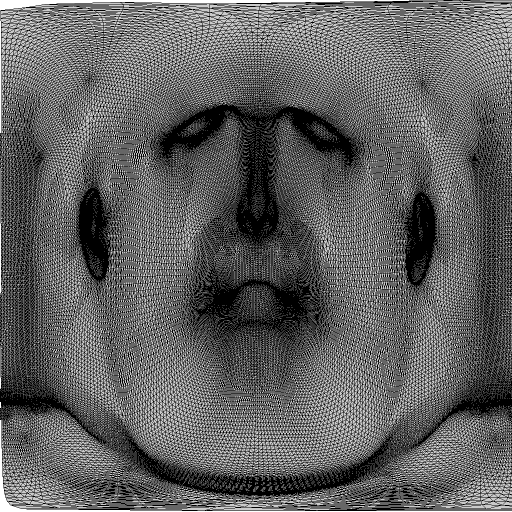
#> input picture blender files/head_fixed.png, 1024 x 1024 px (shown at 1/2 size)
$ python match_uv.py
#> lines starting #> are read from the running program, lines starting #| are printed output that depends on the picture
import sys
import numpy as np
from PIL import Image

def match_to_uv(uv_path, face_path, output_path):
#> called with uv_path = 'head_fixed.png', face_path = 'face.png', output_path = 'face_matched.png'
    uv_img  = Image.open(uv_path).convert('L')   # greyscale
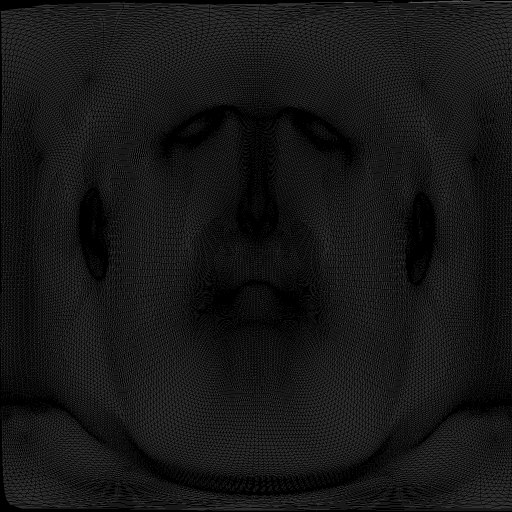
#> uv_img: PIL image 1024x1024 L (shown at 1/2 size); min 0, max 84, mean 22.3
    face_img = Image.open(face_path).convert('RGBA')
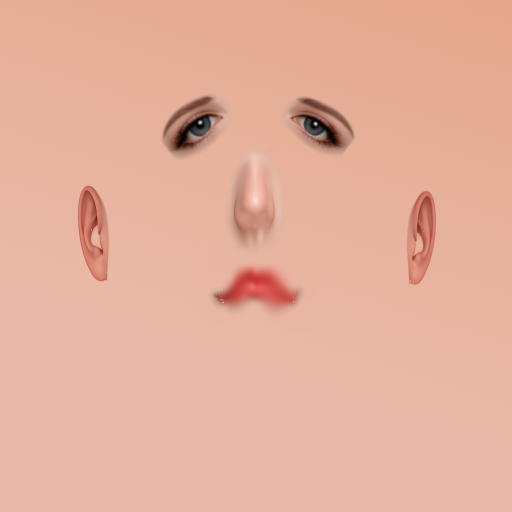
#> input picture blender files/face.png, 1024 x 1024 px (shown at 1/2 size)
#> face_img is the input picture: PIL image 1024x1024 RGBA; mean R, G, B, A 228.8, 176.7, 156.7, 255

    uw, uh = uv_img.size
#> uw = 1024; uh = 1024
    print(f"UV layout: {uw}x{uh}")
#| UV layout: 1024x1024

    uv_arr = np.array(uv_img)

    # Find bounding box of the dark head shape in UV
    mask = uv_arr < 128  # dark pixels = mesh
#> mask: shape (1024, 1024) bool; every value is 1
    rows = np.any(mask, axis=1)
    cols = np.any(mask, axis=0)
    rmin, rmax = np.where(rows)[0][[0, -1]]
#> rmin = 0; rmax = 1023
    cmin, cmax = np.where(cols)[0][[0, -1]]
#> cmin = 0; cmax = 1023

    head_w = cmax - cmin
#> head_w = 1023
    head_h = rmax - rmin
#> head_h = 1023
    print(f"Head bounding box: x={cmin}-{cmax}, y={rmin}-{rmax} ({head_w}x{head_h})")
#| Head bounding box: x=0-1023, y=0-1023 (1023x1023)

    # Resize face to fit the head bounding box
    face_resized = face_img.resize((head_w, head_h), Image.LANCZOS)

    # Create transparent canvas same size as UV
    canvas = Image.new('RGBA', (uw, uh), (0, 0, 0, 0))
#> canvas: PIL image 1024x1024 RGBA; every value is 0

    # Paste face into the head bounding box position
    canvas.paste(face_resized, (cmin, rmin))

    # Fill areas outside head shape with average skin color
    face_arr = np.array(face_resized)
    # Sample skin from center strip of face
    center = face_arr[head_h//3:2*head_h//3, head_w//4:3*head_w//4]
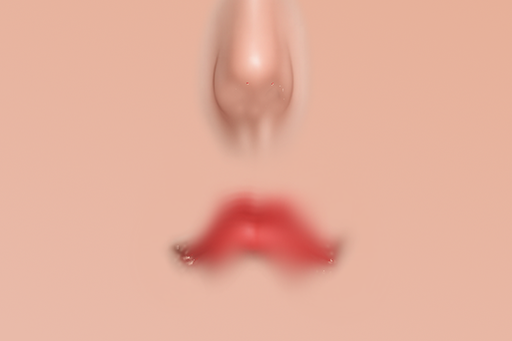
#> center: shape (341, 512, 4); mean R, G, B, A 228.6, 174.5, 155.4, 255
    avg_skin = center.reshape(-1,4).mean(axis=0).astype(np.uint8)
#> avg_skin = [228, 174, 155, 255]
    print(f"Avg skin color: R={avg_skin[0]} G={avg_skin[1]} B={avg_skin[2]}")
#| Avg skin color: R=228 G=174 B=155

    # Create full canvas filled with skin color
    skin_canvas = Image.new('RGBA', (uw, uh), (int(avg_skin[0]), int(avg_skin[1]), int(avg_skin[2]), 255))
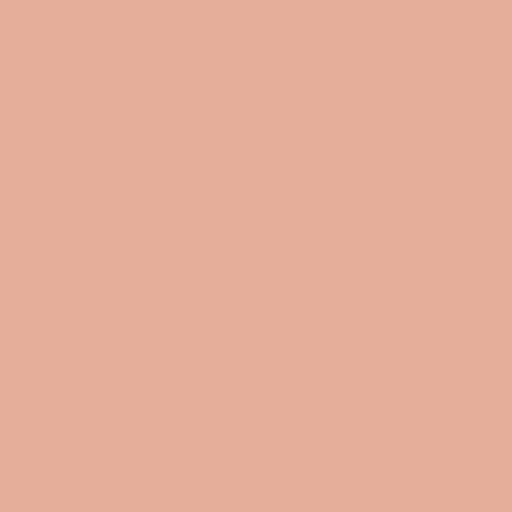
#> skin_canvas: PIL image 1024x1024 RGBA (shown at 1/2 size); mean R, G, B, A 228, 174, 155, 255
    # Paste face on top
    skin_canvas.paste(canvas, (0, 0), canvas)

    skin_canvas.save(output_path)
    print(f"Saved: {output_path}")

if __name__ == '__main__':
    uv_path   = sys.argv[1] if len(sys.argv) > 1 else 'head_fixed.png'
    face_path = sys.argv[2] if len(sys.argv) > 2 else 'face.png'
    out_path  = sys.argv[3] if len(sys.argv) > 3 else 'face_matched.png'
    match_to_uv(uv_path, face_path, out_path)
